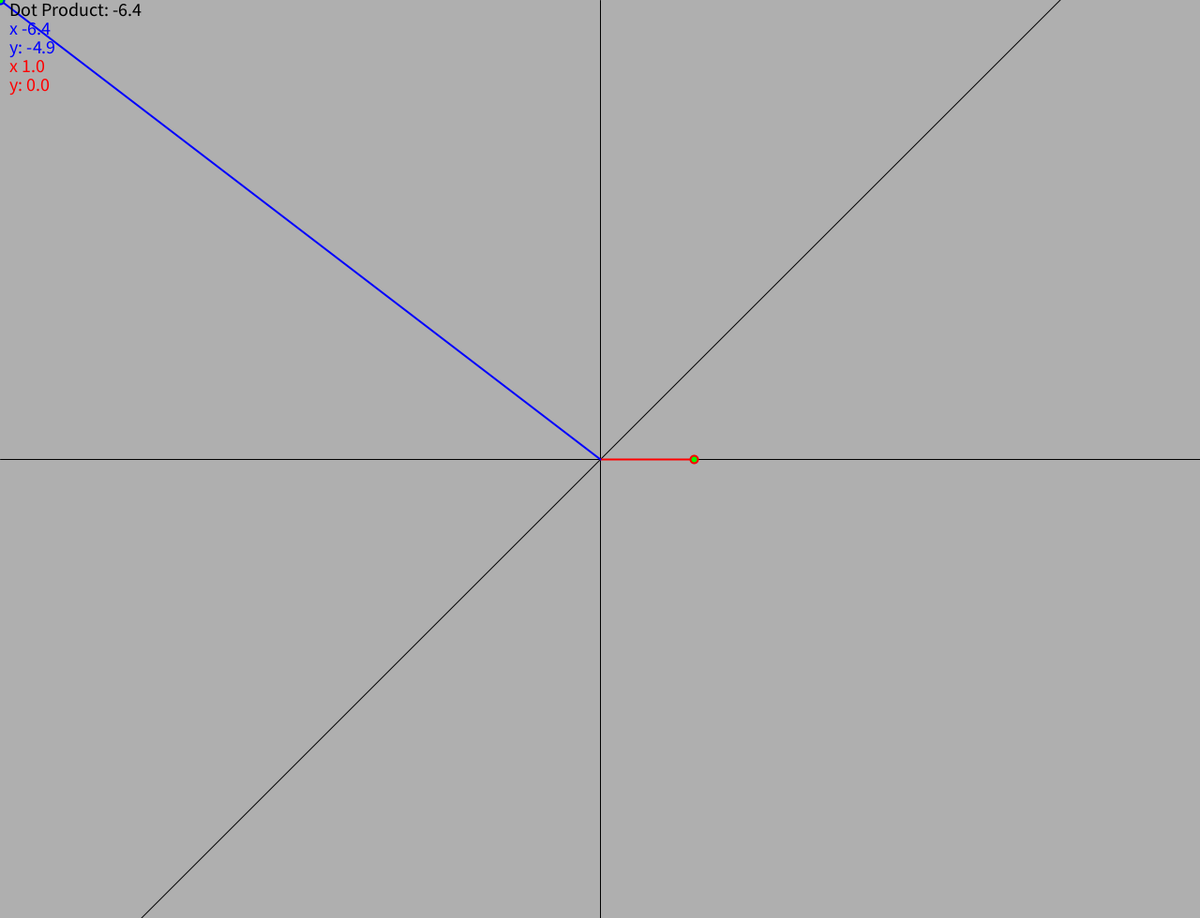
Frame 1 (no input)
Frame 60 (the mouse pressed at the canvas centre just before this capture): identical to frame 1, image omitted
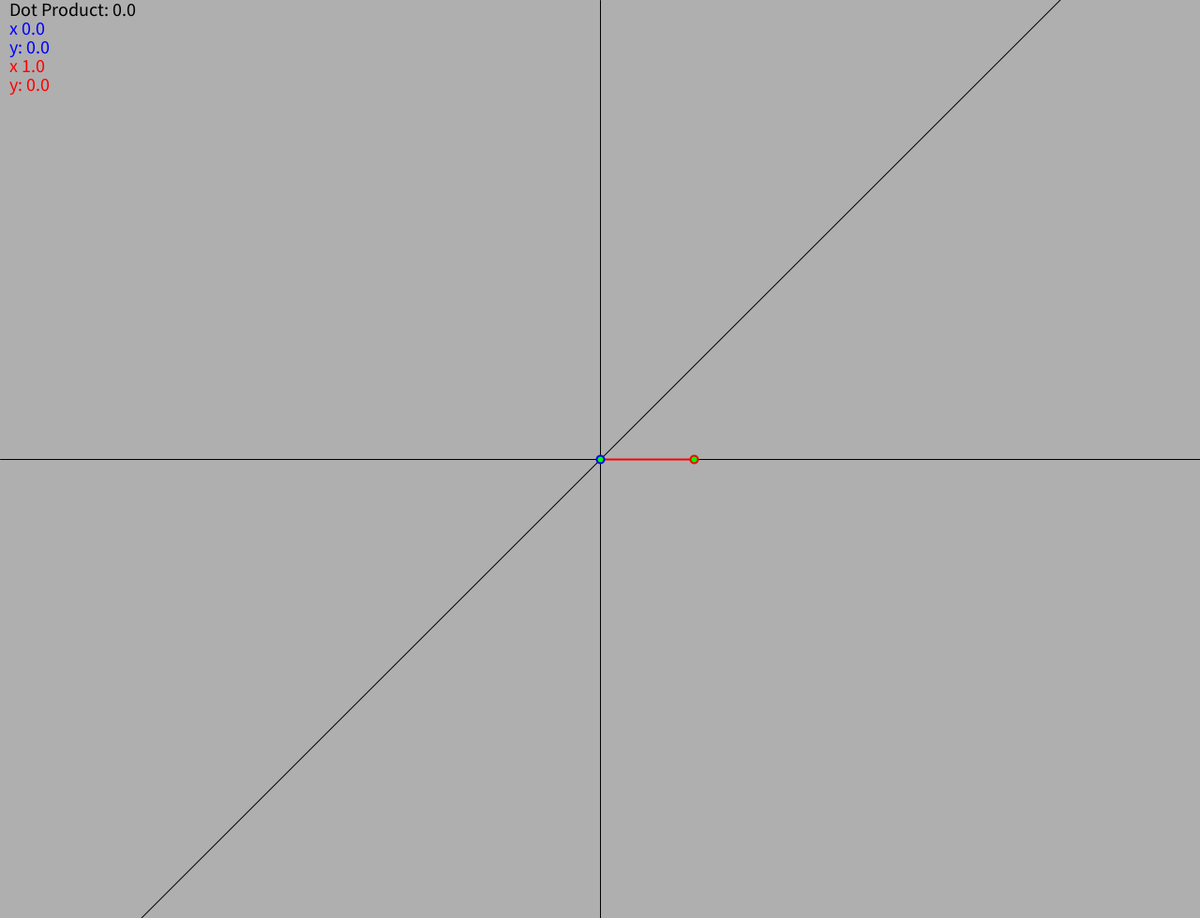
Frame 120 (the mouse held since frame 60 and released just before this capture)

The Processing sketch that drew these frames (run headless with seeded random() and noise(); from frame 60 on, the mouse is pressed at the canvas centre):

// Processing sketch: DotProduct
// ── DotProduct.pde
// Variables and Constants
PVector a;
PVector b;
int factor = 100;

// Runs once at the beginning
void setup() {
  size(1280, 980);
  frameRate(60);
  a = new PVector(100, 0);
  b = new PVector(1, 1);
}

// Gameloop, repeating according to FPS
void draw() {

  getMouse();

  background(175);
  line(width/2, 0, width/2, height);
  line(0, height/2, width, height/2);
  push();
  translate(width/2, height/2);
  line(-500, 500, 500, -500);
  strokeWeight(2);
  fill(0, 255, 0);
  stroke(color(255, 0, 0));
  line(0, 0, a.x, a.y);
  circle(a.x, a.y, 8);
  stroke(color(0, 0, 255));
  line(0, 0, b.x, b.y);
  circle(b.x, b.y, 8);
  pop();

  

  drawText();
}

void getMouse(){
  if (mouseButton == LEFT) {
    a.x = mouseX - width/2;
    a.y = mouseY - height/2;
  }

  b.x = mouseX - width/2;
  b.y = mouseY - height/2;

  if (mouseButton == RIGHT) {
    b.normalize();
    b.mult(factor);
  }
}

void drawText(){
  float dot = a.x/100*b.x/100 + a.y/100*b.y/100; // Scale down by 100 for calculation
  fill(color(0));
  textSize(20);
  textAlign(LEFT, CENTER);
  text("Dot Product: " + dot, 10, 10);
  fill(color(0, 0, 255));
  text("x " + b.x/100, 10, 30);
  text("y: " + b.y/100, 10, 50);
  fill(color(255, 0, 0));
  text("x " + a.x/100, 10, 70);
  text("y: " + a.y/100, 10, 90);
}

void mousePressed() {
  if (mouseButton == CENTER) {
    a.x = 100;
    a.y = 0;
  }
}

void keyPressed() {
  if (key == '1') {
    factor = 100;
  } else if (key == '2') {
    factor = 200;
  } else if (key == '3') {
    factor = 300;
  } else if (key == '4') {
    factor = 400;
  } else if (key == '5') {
    factor = 500;
  }
}
